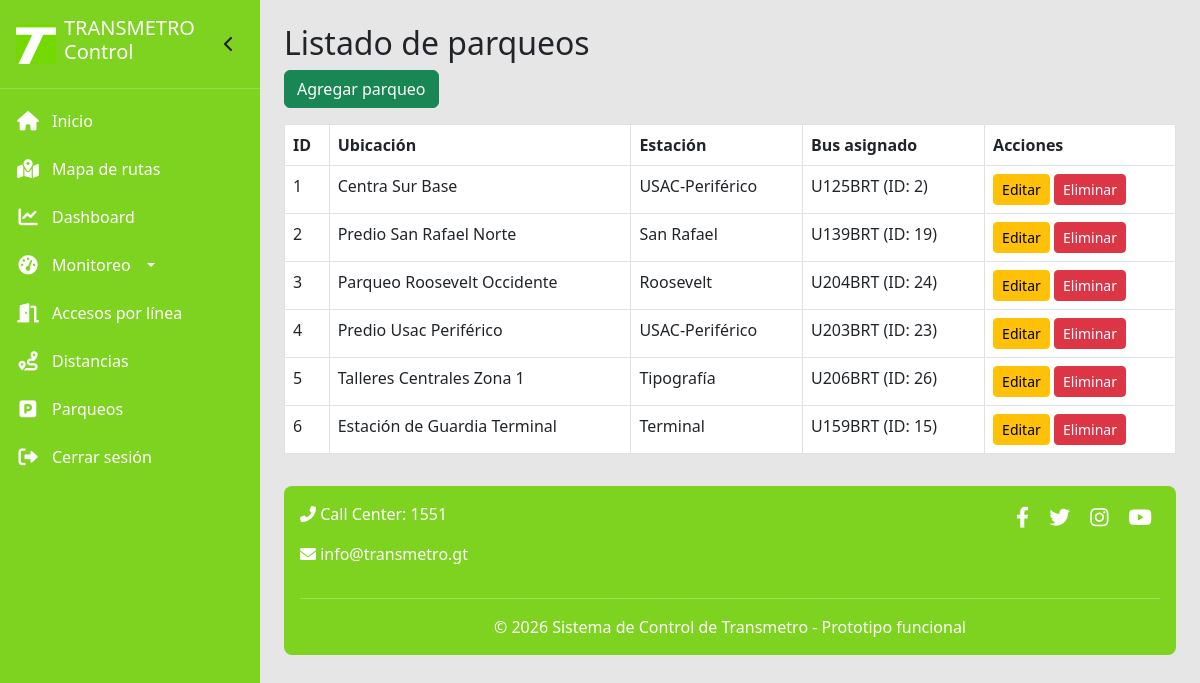
The page /parqueos (signed in) on the database its author committed.
### models.py (models this page shows)
class Parqueo(db.Model):
    __tablename__ = 'parqueos'
    id = db.Column(db.Integer, primary_key=True)
    ubicacion = db.Column(db.String(100))
    estacion_id = db.Column(db.Integer, db.ForeignKey('estaciones.id'))
    estacion = db.relationship('Estacion', backref='parqueos')
    bus = db.relationship('Bus', backref='parqueo', uselist=False, foreign_keys='Bus.parqueo_id')

class Estacion(db.Model):
    __tablename__ = 'estaciones'
    id = db.Column(db.Integer, primary_key=True)
    nombre = db.Column(db.String(100), nullable=False)
    capacidad_maxima = db.Column(db.Integer, nullable=False)
    orden = db.Column(db.Integer)
    linea_id = db.Column(db.Integer, db.ForeignKey('lineas.id'))
    municipalidad_id = db.Column(db.Integer, db.ForeignKey('municipalidades.id'))
    linea = db.relationship('Linea', backref='estaciones')
    municipalidad = db.relationship('Municipalidad', backref='estaciones')

class Bus(db.Model):
    __tablename__ = 'buses'
    id = db.Column(db.Integer, primary_key=True)
    placa = db.Column(db.String(10), unique=True, nullable=False)
    capacidad_max = db.Column(db.Integer, nullable=False)
    capacidad_actual = db.Column(db.Integer, default=0)
    estado = db.Column(db.String(20), default='Disponible')
    linea_id = db.Column(db.Integer, db.ForeignKey('lineas.id'), nullable=True)
    piloto_id = db.Column(db.Integer, db.ForeignKey('pilotos.id'), nullable=False)
    parqueo_id = db.Column(db.Integer, db.ForeignKey('parqueos.id'), nullable=True)
    linea = db.relationship('Linea', backref='buses')
    piloto = db.relationship('Piloto', backref='buses')

### app.py (the view)
@app.route('/parqueos')
@login_required
def listar_parqueos():
    parqueos = Parqueo.query.options(joinedload(Parqueo.bus)).all()
    return render_template('listar_parqueos.html', parqueos=parqueos)

### app.py (called while the page is built)
@login_manager.user_loader
def load_user(user_id):
    return Admin.query.get(int(user_id))

### templates/listar_parqueos.html
{% extends "base.html" %}
{% block content %}
<h2>Listado de parqueos</h2>
<a href="{{ url_for('agregar_parqueo') }}" class="btn btn-success mb-3">Agregar parqueo</a>
<table class="table table-bordered">
    <thead>
        <tr><th>ID</th><th>Ubicación</th><th>Estación</th><th>Bus asignado</th><th>Acciones</th></tr>
    </thead>
    <tbody>
        {% for p in parqueos %}
        <tr>
            <td>{{ p.id }}</td>
            <td>{{ p.ubicacion }}</td>
            <td>{{ p.estacion.nombre if p.estacion else 'Sin estación' }}</td>
            <td>
                {% if p.bus %}
                    {{ p.bus.placa }} (ID: {{ p.bus.id }})
                {% else %}
                    <span class="text-muted">Libre</span>
                {% endif %}
            </td>
            <td>
                <a href="{{ url_for('editar_parqueo', parqueo_id=p.id) }}" class="btn btn-sm btn-warning">Editar</a>
                <a href="{{ url_for('eliminar_parqueo', parqueo_id=p.id) }}" class="btn btn-sm btn-danger" onclick="return confirm('¿Eliminar este parqueo?')">Eliminar</a>
            </td>
        </tr>
        {% endfor %}
    </tbody>
</table>
{% endblock %}

### templates/base.html (style rules this page uses)
:root { --verde-transmetro: #7ED321; --azul-transmetro: #2E3E9E; --fondo-claro: #E6E6E6; --blanco: #FFFFFF; }
body { background-color: var(--fondo-claro); font-family: 'Segoe UI', 'Roboto', 'Helvetica Neue', sans-serif; margin: 0; padding: 0; }

### rows shown on the page
Parqueo: id "1", ubicacion "Centra Sur Base", estacion "USAC-Periférico", bus.placa "U125BRT", bus.id "2"
Parqueo: id "2", ubicacion "Predio San Rafael Norte", estacion "San Rafael", bus.placa "U139BRT", bus.id "19"
Parqueo: id "3", ubicacion "Parqueo Roosevelt Occidente", estacion "Roosevelt", bus.placa "U204BRT", bus.id "24"
Parqueo: id "4", ubicacion "Predio Usac Periférico", estacion "USAC-Periférico", bus.placa "U203BRT", bus.id "23"
Parqueo: id "5", ubicacion "Talleres Centrales Zona 1", estacion "Tipografía", bus.placa "U206BRT", bus.id "26"
Parqueo: id "6", ubicacion "Estación de Guardia Terminal", estacion "Terminal", bus.placa "U159BRT", bus.id "15"
